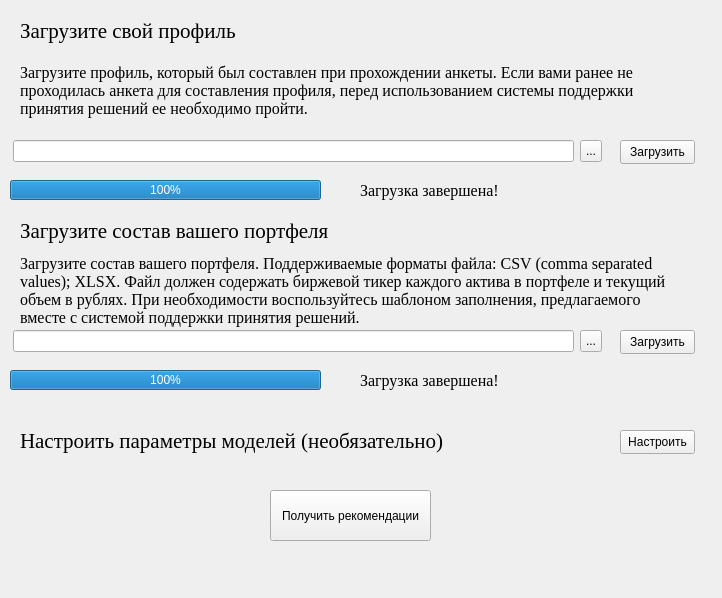
<?xml version="1.0" encoding="UTF-8"?>
<ui version="4.0">
 <class>part_two</class>
 <widget class="QWidget" name="part_two">
  <property name="geometry">
   <rect>
    <x>0</x>
    <y>0</y>
    <width>722</width>
    <height>598</height>
   </rect>
  </property>
  <property name="windowTitle">
   <string>Составление рекомендации</string>
  </property>
  <widget class="QLineEdit" name="lineEdit">
   <property name="geometry">
    <rect>
     <x>13</x>
     <y>140</y>
     <width>561</width>
     <height>22</height>
    </rect>
   </property>
  </widget>
  <widget class="QToolButton" name="toolButton">
   <property name="geometry">
    <rect>
     <x>580</x>
     <y>140</y>
     <width>22</width>
     <height>22</height>
    </rect>
   </property>
   <property name="text">
    <string>...</string>
   </property>
  </widget>
  <widget class="QLabel" name="greetings">
   <property name="geometry">
    <rect>
     <x>20</x>
     <y>10</y>
     <width>453</width>
     <height>41</height>
    </rect>
   </property>
   <property name="font">
    <font>
     <family>Times New Roman</family>
     <pointsize>16</pointsize>
    </font>
   </property>
   <property name="text">
    <string>Загрузите свой профиль</string>
   </property>
   <property name="wordWrap">
    <bool>true</bool>
   </property>
  </widget>
  <widget class="QPushButton" name="pushButton">
   <property name="geometry">
    <rect>
     <x>620</x>
     <y>140</y>
     <width>75</width>
     <height>24</height>
    </rect>
   </property>
   <property name="text">
    <string>Загрузить</string>
   </property>
  </widget>
  <widget class="QProgressBar" name="progressBar">
   <property name="geometry">
    <rect>
     <x>10</x>
     <y>180</y>
     <width>311</width>
     <height>20</height>
    </rect>
   </property>
   <property name="value">
    <number>100</number>
   </property>
  </widget>
  <widget class="QLabel" name="greetings_2">
   <property name="geometry">
    <rect>
     <x>360</x>
     <y>170</y>
     <width>191</width>
     <height>41</height>
    </rect>
   </property>
   <property name="font">
    <font>
     <family>Times New Roman</family>
     <pointsize>12</pointsize>
    </font>
   </property>
   <property name="text">
    <string>Загрузка завершена!</string>
   </property>
   <property name="wordWrap">
    <bool>true</bool>
   </property>
  </widget>
  <widget class="QProgressBar" name="progressBar_2">
   <property name="geometry">
    <rect>
     <x>10</x>
     <y>370</y>
     <width>311</width>
     <height>20</height>
    </rect>
   </property>
   <property name="value">
    <number>100</number>
   </property>
  </widget>
  <widget class="QLineEdit" name="lineEdit_2">
   <property name="geometry">
    <rect>
     <x>13</x>
     <y>330</y>
     <width>561</width>
     <height>22</height>
    </rect>
   </property>
  </widget>
  <widget class="QLabel" name="greetings_3">
   <property name="geometry">
    <rect>
     <x>20</x>
     <y>210</y>
     <width>453</width>
     <height>41</height>
    </rect>
   </property>
   <property name="font">
    <font>
     <family>Times New Roman</family>
     <pointsize>16</pointsize>
    </font>
   </property>
   <property name="text">
    <string>Загрузите состав вашего портфеля</string>
   </property>
   <property name="wordWrap">
    <bool>true</bool>
   </property>
  </widget>
  <widget class="QLabel" name="greetings_4">
   <property name="geometry">
    <rect>
     <x>360</x>
     <y>360</y>
     <width>191</width>
     <height>41</height>
    </rect>
   </property>
   <property name="font">
    <font>
     <family>Times New Roman</family>
     <pointsize>12</pointsize>
    </font>
   </property>
   <property name="text">
    <string>Загрузка завершена!</string>
   </property>
   <property name="wordWrap">
    <bool>true</bool>
   </property>
  </widget>
  <widget class="QPushButton" name="pushButton_2">
   <property name="geometry">
    <rect>
     <x>620</x>
     <y>330</y>
     <width>75</width>
     <height>24</height>
    </rect>
   </property>
   <property name="text">
    <string>Загрузить</string>
   </property>
  </widget>
  <widget class="QToolButton" name="toolButton_2">
   <property name="geometry">
    <rect>
     <x>580</x>
     <y>330</y>
     <width>22</width>
     <height>22</height>
    </rect>
   </property>
   <property name="text">
    <string>...</string>
   </property>
  </widget>
  <widget class="QLabel" name="greetings_5">
   <property name="geometry">
    <rect>
     <x>20</x>
     <y>50</y>
     <width>661</width>
     <height>81</height>
    </rect>
   </property>
   <property name="font">
    <font>
     <family>Times New Roman</family>
     <pointsize>12</pointsize>
    </font>
   </property>
   <property name="text">
    <string>Загрузите профиль, который был составлен при прохождении анкеты. Если вами ранее не проходилась анкета для составления профиля, перед использованием системы поддержки принятия решений ее необходимо пройти.</string>
   </property>
   <property name="wordWrap">
    <bool>true</bool>
   </property>
  </widget>
  <widget class="QLabel" name="greetings_6">
   <property name="geometry">
    <rect>
     <x>20</x>
     <y>250</y>
     <width>661</width>
     <height>81</height>
    </rect>
   </property>
   <property name="font">
    <font>
     <family>Times New Roman</family>
     <pointsize>12</pointsize>
    </font>
   </property>
   <property name="text">
    <string>Загрузите состав вашего портфеля. Поддерживаемые форматы файла: CSV (comma separated values); XLSX. Файл должен содержать биржевой тикер каждого актива в портфеле и текущий объем в рублях. При необходимости воспользуйтесь шаблоном заполнения, предлагаемого вместе с системой поддержки принятия решений.</string>
   </property>
   <property name="wordWrap">
    <bool>true</bool>
   </property>
  </widget>
  <widget class="QPushButton" name="pushButton_3">
   <property name="geometry">
    <rect>
     <x>620</x>
     <y>430</y>
     <width>75</width>
     <height>24</height>
    </rect>
   </property>
   <property name="text">
    <string>Настроить</string>
   </property>
  </widget>
  <widget class="QLabel" name="greetings_7">
   <property name="geometry">
    <rect>
     <x>20</x>
     <y>420</y>
     <width>453</width>
     <height>41</height>
    </rect>
   </property>
   <property name="font">
    <font>
     <family>Times New Roman</family>
     <pointsize>16</pointsize>
    </font>
   </property>
   <property name="text">
    <string>Настроить параметры моделей (необязательно)</string>
   </property>
   <property name="wordWrap">
    <bool>true</bool>
   </property>
  </widget>
  <widget class="QPushButton" name="pushButton_4">
   <property name="geometry">
    <rect>
     <x>270</x>
     <y>490</y>
     <width>161</width>
     <height>51</height>
    </rect>
   </property>
   <property name="text">
    <string>Получить рекомендации</string>
   </property>
  </widget>
 </widget>
 <resources/>
 <connections/>
</ui>
